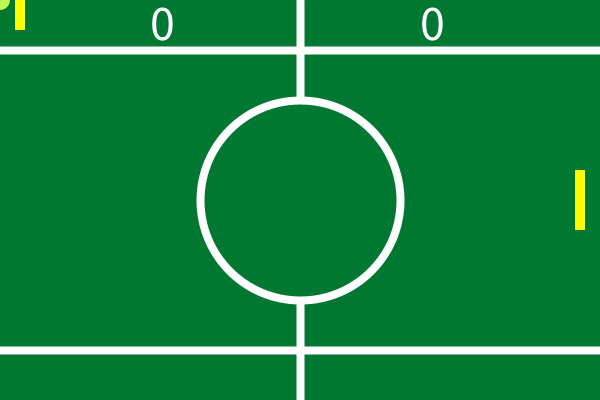
Frame 1 (no input)
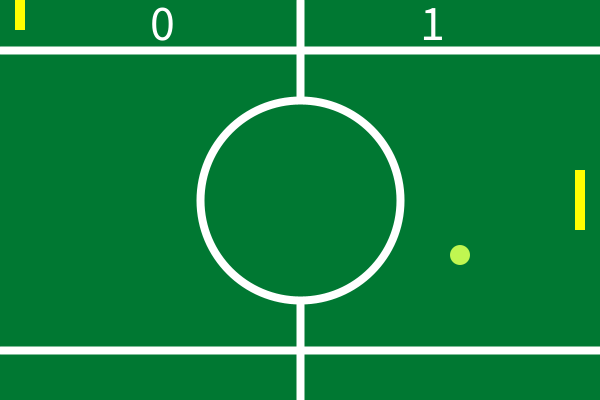
Frame 60 (the mouse pressed at the canvas centre just before this capture)
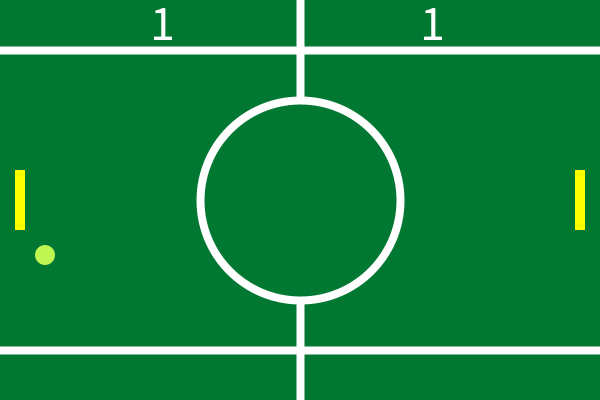
Frame 120 (the mouse held since frame 60 and released just before this capture)

The Processing sketch that drew these frames (run headless with seeded random() and noise(); from frame 60 on, the mouse is pressed at the canvas centre):

// Processing sketch: processing_163426
// ── processing_163426.pde

int x = 0;
int y = 0;
int my = 5;
int mx = 5;
int p2Y = 200;

int p1Score = 0;
int p2Score = 0;

void setup() {
  size(600, 400);
}

void draw() {
  background(0, 120, 50);
  //Background
  backgroundlines(300, 200);
  fill(192, 246, 81);
  noStroke();
  ellipse(x, y, 20, 20);
  x+=mx;
  y+=my;
  if (y>height || y < 0) {
    my *= -1;
  }
  if (x < 0) {
    mx *= -1;
    x = width/2;
    x = height/2;
    p2Score +=1;
  }
  if (x > width) {
    mx *= -1;
    x = width/2;
    x = height/2;
    p1Score += 1;
  }
  //hit test 1
  if (abs(x-20)<10 && abs(y-mouseY)<20) {
    mx*=-1;
    my*=-1;
  }
  //hit test 2
  if (abs(x-580)<10 && abs(y-p2Y)<20) {
    mx*=-1;
    my+=-1;
  }    

  //Paddle
  fill(255, 255, 0);
  paddle(20, mouseY);
  paddle(580, p2Y);
}


//Keyboard Input for Player 1
void keyPressed() {
  if (key == 'w') {
    p2Y = p2Y - 30;
  }
  if(key=='s') {
    p2Y = p2Y + 30;
  }
}

void paddle(int x, int y) {
  rectMode(CENTER);
  rect(x, y, 10, 60);
}

void backgroundlines(int x, int y) {
  strokeWeight(8);
  stroke(255);
  line(300, 0, 300, 400);
  ellipseMode(CENTER);
  fill(0, 120, 50);
  ellipse(300, 200, 200, 200);
  line(0, 50, 600, 50);
  line(0, 350, 600, 350);
  
  fill(255);
  textSize(50);
  text(p1Score, 150, 40);
  text(p2Score, 420, 40);
}
